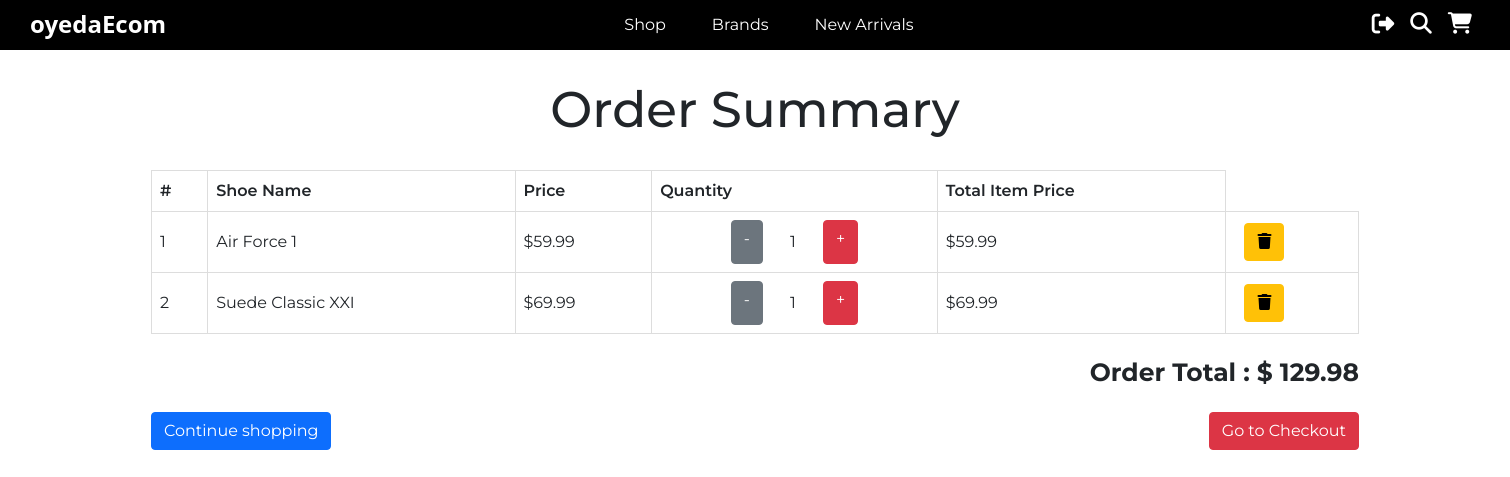
The app's page /order-summary/ (signed in), older data.
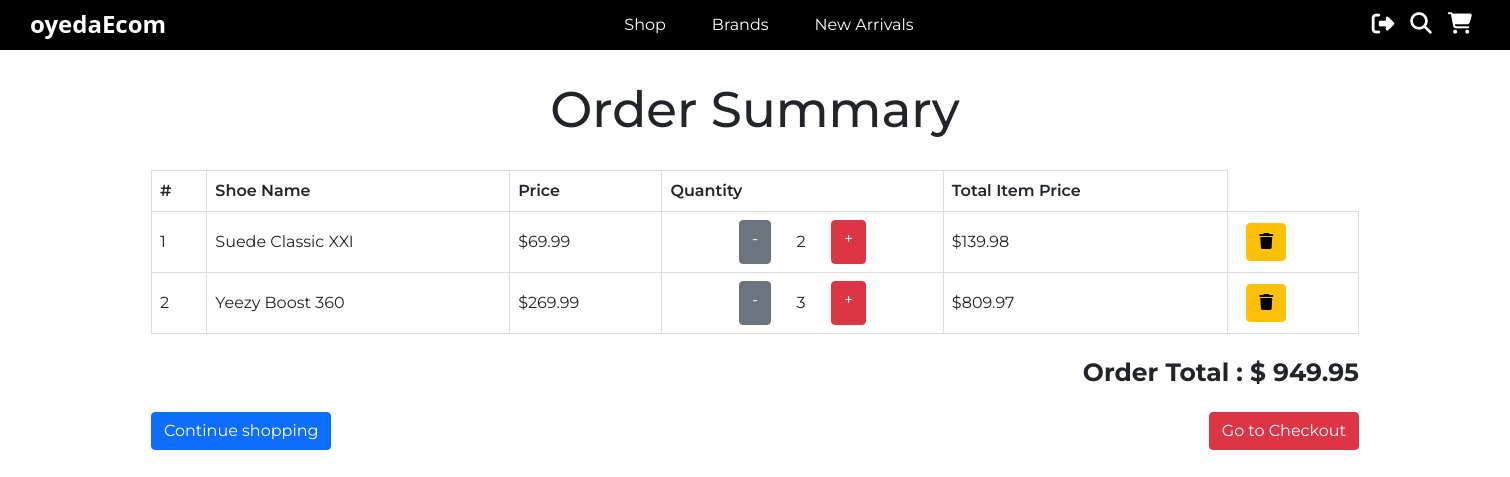
The same page, newer data.
### oyeda/models.py (models this page shows, shortened)
class OrderedItem(models.Model):
    item = models.ForeignKey(Shoe, on_delete=models.CASCADE, null=True)
    quantity = models.IntegerField(default=1)
    ordered = models.BooleanField(default=False)
    def __str__(self):
        return f"Item: {self.item.name} - Quantity: {self.quantity}"
    def generate_total_price_for_item(self):
        quantity = self.quantity
        price = self.item.price
        item_price = quantity * price
        return item_price

class Shoe(models.Model):
    name = models.CharField(max_length=100)
    price = models.FloatField()
    description = models.TextField()
    brand = models.ForeignKey(Brand, on_delete=models.CASCADE, null=True)
    image = models.ImageField()
    slug = models.SlugField()
    new_arrival = models.BooleanField(default=False)
    brand_slug = models.CharField(choices=brand_slug_choices, default='nike', max_length=20)

class OrderList(models.Model):
    user = models.ForeignKey(get_user_model(), on_delete=models.CASCADE)
    items = models.ManyToManyField(OrderedItem, null=True)
    ordered = models.BooleanField(default=False)
    shipping_address = models.ForeignKey(ShippingAddress, on_delete=models.CASCADE, null=True)
    billing_address = models.ForeignKey(BillingAddress, on_delete=models.CASCADE, null=True)
    payment = models.ForeignKey(Payment, on_delete=models.CASCADE, null=True)
    def get_total_price(self):
        total = 0
        for item in self.items.all():
            total += item.generate_total_price_for_item()
        return total

### oyeda/views.py (the view)
# urls.py: path('order-summary/', views.OrderSummary.as_view(), name='order-summary'),
class OrderSummary(LoginRequiredMixin, View):
    login_url = '/'
    redirect_field_name = 'redirect_to'
    def get(self, request):
        try:
            order = OrderList.objects.get(user=request.user, ordered=False)
            context = {
                'order' : order
            }
            print(order.items.all())
            return render(request, 'order-summary.html', context)
        except ObjectDoesNotExist:
            print("Nope...")
            return redirect('/')

### templates/order-summary.html (shortened to what this page needs)
{% extends 'base.html' %}
{% block content %}
    <h1 style="text-align: center; padding: 15px; margin: 15px; font-size: 50px;">Order Summary</h1>
    <div style="display: flex; justify-content: center; width: 100%">
        <table>
            <thead>
                <tr>
                    <th>#</th>
                    <th>Shoe Name</th>
                    <th>Price</th>
                    <th>Quantity</th>
                    <th>Total Item Price</th>
                </tr>
            </thead>
        {% for order in order.items.all %}
            <tr>
                <td>{{ forloop.counter }}</td>
                <td>{{ order.item.name }}</td>
                <td>${{ order.item.price|floatformat:2 }}</td>
                <td>
                    <div style="display: flex; justify-content: center;">
                        <a href="{% url 'oyeda:remove-from-cart' order.item.slug %}" class="btn btn-secondary">-</a>
                            <div style="width: 60px; padding: 10px 0px 10px 0px; text-align: center;">{{ order.quantity }}</div>
                        <a href="{% url 'oyeda:add-to-cart' order.item.slug %}" class="btn btn-danger">+</a>
                    </div>
                </td>
                <td>${{ order.generate_total_price_for_item|floatformat:2 }}</td>
                <td><a href="{% url 'oyeda:remove-entire-item' order.item.slug %}" style="margin-left: 10px;" class="btn btn-warning"><i class="fas fa-trash"></i></a></td>
            </tr>
        {% endfor %}
        </table>
    </div>
    <div style="font-size: 25px; font-weight: bolder; width: 80%; margin: 20px 10% 20px 10%; text-align: right;">
        Order Total : $ {{ order.get_total_price|floatformat:2 }}
    </div>
    <div style="font-weight: bolder; width: 80%; margin: 20px 10% 20px 10%;">
        <a style="float: left;" class="btn btn-primary" href="{% url 'oyeda:products' %}">Continue shopping</a>
        <a style="float: right;" class="btn btn-danger" href="{% url 'oyeda:checkout' %}">Go to Checkout</a>
    </div>
{% endblock %}

Row changes from the older to the newer data that the page shows:
removed OrderedItem: item.name "Air Force 1", item.price "59.99", quantity "1", generate_total_price_for_item "59.99"
changed OrderedItem "Suede Classic XXI": quantity "1" → "2"; generate_total_price_for_item "69.99" → "139.98"
added OrderedItem: item.name "Yeezy Boost 360", item.price "269.99", quantity "3", generate_total_price_for_item "809.97"
changed through a linked row, OrderList: get_total_price "129.98" → "949.95"
